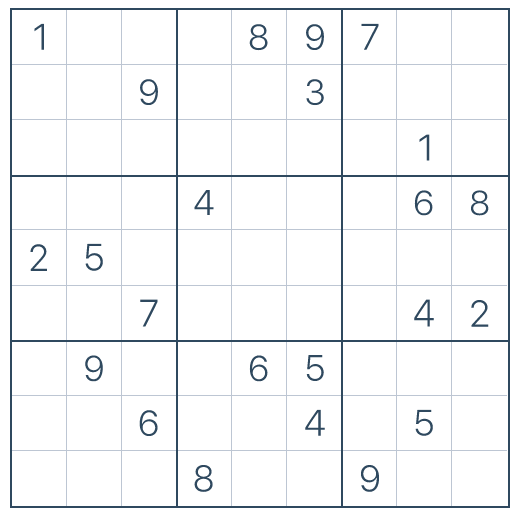
#> input picture Project/Sudoku/chuyengia.png, 518 x 515 px
$ jupyter execute --allow-errors cop.ipynb   (text cells are left out)
#> lines starting #> are read from the running program, lines starting #| are printed output that depends on the picture; after the words box and inside, x2 and y2 are one past the last pixel; in counts of white or black regions, pixels touching at a corner belong together
[cell 1]
import cv2
import numpy as np
import matplotlib.pyplot as plt

[cell 2]
img = cv2.imread('chuyengia.png')
#> img is the input picture: shape (515, 518, 3); mean B, G, R 247.3, 246.1, 244.8

[cell 3]
gray = cv2.cvtColor(img, cv2.COLOR_BGR2GRAY)

[cell 4]
plt.imshow(gray,cmap='gray')

[cell 5]
gray.shape
#> Out = (515, 518)

[cell 6]
dst = cv2.GaussianBlur(gray,(1,1),cv2.BORDER_DEFAULT)

[cell 7]
plt.imshow(dst,cmap='gray')

[cell 8]
ret,thresh_inv = cv2.threshold(gray, 180, 255,cv2.THRESH_BINARY_INV)
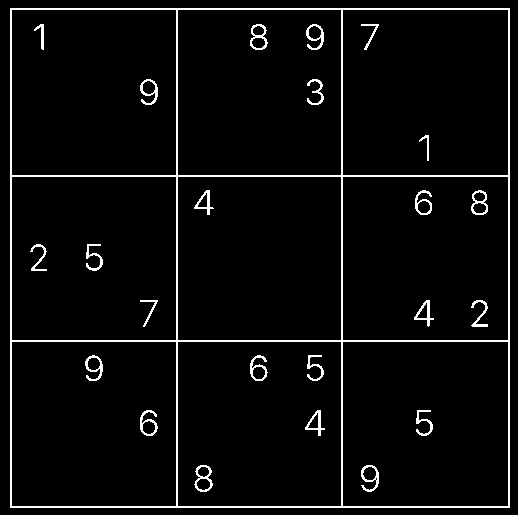
#> thresh_inv: shape (515, 518); 4.3% white in thin lines or dots
plt.imshow(thresh_inv,cmap='gray')

[cell 9]
minLineLength = 100
maxLineGap = 60
lines = cv2.HoughLinesP(thresh_inv,1,np.pi/180,100,minLineLength=100,maxLineGap=10)
#> lines = 16 rows, first 6: [10, 176, 509, 176], [341, 507, 341, 8], [10, 9, 509, 9], [508, 507, 508, 8], [10, 507, 10, 8], [11, 175, 509, 175]
for l in lines:
    x1,y1,x2,y2 = l[0]
    cv2.line(img,(x1,y1),(x2,y2),(0,255,0),2, cv2.LINE_AA)
#> this loop made 16 passes
#> (x1, y1, x2, y2) on passes 1 to 12: (10, 176, 509, 176), (341, 507, 341, 8), (10, 9, 509, 9), (508, 507, 508, 8), (10, 507, 10, 8), (11, 175, 509, 175), (11, 340, 509, 340), (509, 507, 509, 8), (177, 507, 177, 8), (11, 507, 11, 8), (176, 507, 176, 8), (342, 507, 342, 8)
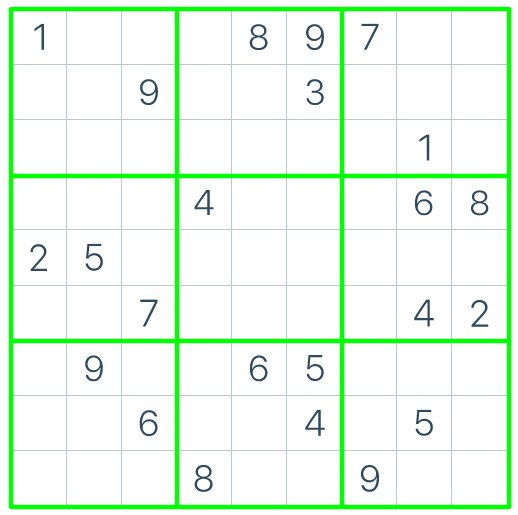
#> img: shape (515, 518, 3); 8.85% of pixels changed, all inside (x1, y1, x2, y2) = (8, 6, 512, 510)
cv2.imwrite('hough.jpg',img)
#> Out = True

[cell 10]
img_hough = cv2.imread('hough.jpg',0)
#> img_hough: shape (515, 518); min 60, max 255, mean 244.5
img_show = cv2.imread('hough.jpg')
plt.imshow(img_show, cmap='gray')

[cell 11]
contours,hierarchy = cv2.findContours(img_hough,cv2.RETR_TREE, cv2.CHAIN_APPROX_NONE)
#> contours = 1 contour; box (x1, y1, x2, y2) and area: (0, 0, 518, 515) 265738

[cell 12]
# find the biggest area
cnt = contours[0]
#> cnt = contour of 2062 points, box (x1, y1, x2, y2) (0, 0, 518, 515), area 265738
max_area = cv2.contourArea(cnt)
#> max_area = 265738

for cont in contours:
    if cv2.contourArea(cont) > max_area:
        cnt = cont
        max_area = cv2.contourArea(cont)
#> this loop made 1 pass
#> after the loop, max_area = 265738

[cell 13]
max_area
#> Out = 265738

[cell 14]
epsilon = 0.01*cv2.arcLength(cnt,True)
#> epsilon = 20.62
poly_approx = cv2.approxPolyDP(cnt, epsilon, True)
#> poly_approx = [[0, 0], [0, 514], [517, 514], [517, 0]]

[cell 15]
poly_approx
#> Out = [[0, 0], [0, 514], [517, 514], [517, 0]]

[cell 16]
#function that takes in points
def order_points(pts):
    # initialzie a list of coordinates that will be ordered
    # such that the first entry in the list is the top-left,
    # the second entry is the top-right, the third is the
    # bottom-right, and the fourth is the bottom-left
    rect = np.zeros((4, 2), dtype = "float32")

    # the top-left point will have the smallest sum, whereas
    # the bottom-right point will have the largest sum
    s = pts.sum(axis = 1)
#> s = [[0, 0], [0, 514], [517, 514], [517, 0]]
    rect[0] = pts[0]
    rect[2] = pts[2]

    # now, compute the difference between the points, the
    # top-right point will have the smallest difference,
    # whereas the bottom-left will have the largest difference
    diff = np.diff(pts, axis = 1)
#> diff = empty array
    rect[3] = pts[3]
    rect[1] = pts[1]

    # return the ordered coordinates
    return rect

[cell 17]
def four_point_transform(image, pts):
    # obtain a consistent order of the points and unpack them
    # individually
    rect = order_points(pts)
#> rect = [[0, 0], [0, 514], [517, 514], [517, 0]]
    (tl, tr, br, bl) = rect
#> tl = [0, 0]; tr = [0, 514]; br = [517, 514]; bl = [517, 0]

    # compute the width of the new image, which will be the
    # maximum distance between bottom-right and bottom-left
    # x-coordiates or the top-right and top-left x-coordinates
    widthA = np.sqrt(((br[0] - bl[0]) ** 2) + ((br[1] - bl[1]) ** 2))
#> widthA = 514
    widthB = np.sqrt(((tr[0] - tl[0]) ** 2) + ((tr[1] - tl[1]) ** 2))
#> widthB = 514
    maxWidth = max(int(widthA), int(widthB))
#> maxWidth = 514

    # compute the height of the new image, which will be the
    # maximum distance between the top-right and bottom-right
    # y-coordinates or the top-left and bottom-left y-coordinates
    heightA = np.sqrt(((tr[0] - br[0]) ** 2) + ((tr[1] - br[1]) ** 2))
#> heightA = 517
    heightB = np.sqrt(((tl[0] - bl[0]) ** 2) + ((tl[1] - bl[1]) ** 2))
#> heightB = 517
    maxHeight = max(int(heightA), int(heightB))
#> maxHeight = 517

    # now that we have the dimensions of the new image, construct
    # the set of destination points to obtain a "birds eye view",
    # (i.e. top-down view) of the image, again specifying points
    # in the top-left, top-right, bottom-right, and bottom-left
    # order
    dst = np.array([
        [0, 0],
        [0, maxHeight - 1],
        [maxWidth - 1, maxHeight - 1],
        [maxWidth - 1, 0]], dtype = "float32")
#> dst = [[0, 0], [0, 516], [513, 516], [513, 0]]

    # compute the perspective transform matrix and then apply it
    M = cv2.getPerspectiveTransform(rect, dst)
#> M = [[0.992, 0, 0], [0, 1, 0], [0, 0, 1]]
    warped = cv2.warpPerspective(image, M, (maxWidth, maxHeight))

    # return the warped image
    return warped

[cell 18]
img_PT = four_point_transform(thresh_inv,poly_approx)

[cell 19]
img_PT.shape
#> Out = (517, 514)

[cell 20]
plt.imshow(img_PT, cmap='gray')

[cell 21]
cv2.imwrite('img_PT.jpg',img)
#> Out = True

[cell 22]
import seaborn as sns
import keras

from sklearn.model_selection import train_test_split
from sklearn.metrics import confusion_matrix

from tensorflow.keras import backend as K
from tensorflow.keras.models import Sequential
from tensorflow.keras.layers import Conv2D, Lambda, MaxPooling2D # convolution layers
from tensorflow.keras.layers import Dense, Dropout, Flatten # core layers

from keras.layers.normalization import BatchNormalization

from tensorflow.keras.preprocessing.image import ImageDataGenerator

from keras.utils.np_utils import to_categorical

from keras.datasets import mnist

[cell 23]
# (X_train,y_train),(X_test,y_test)=mnist.load_data()
# plt.imshow(X_train[0], cmap=plt.get_cmap('gray'))
# plt.show()

[cell 24]
# X_train = X_train.reshape(60000, 28, 28, 1)
# X_test = X_test.reshape(10000, 28, 28, 1)

[cell 25]
# X_train=X_train/255
# X_test = X_test / 255

[cell 26]
# [4 lines of commented-out code are left out]

[cell 27]
# [14 lines of commented-out code are left out]

[cell 28]
# model.compile(optimizer='adam', loss='categorical_crossentropy', metrics=['accuracy'])

[cell 29]
# model.fit(X_train, y_train, validation_data=(X_test, y_test), epochs=5)

[cell 30]
# model.save('keras_digit_model.h5')

[cell 31]
test_image = cv2.imread('7.jpg',0) #reading in grayscale
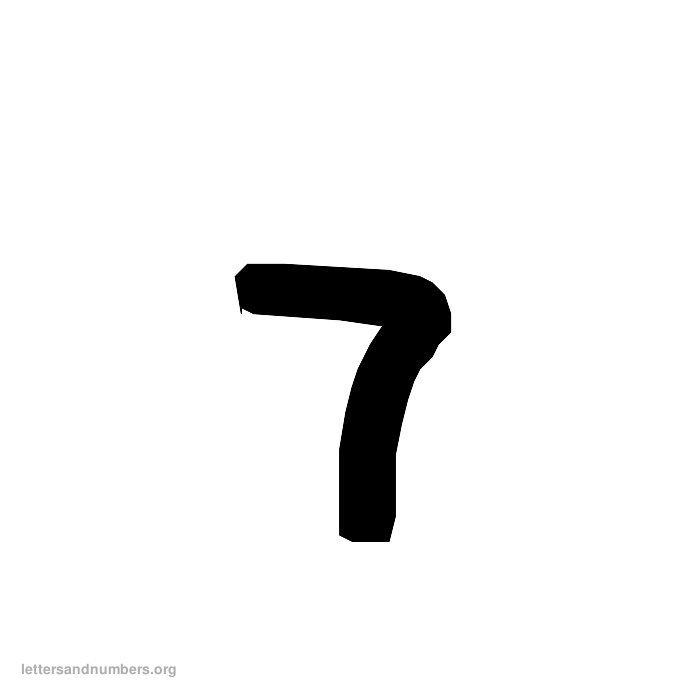
#> input picture Project/Sudoku/7.jpg, 700 x 700 px
#> test_image is the input picture: shape (700, 700); min 0, max 255, mean 242.5
plt.imshow(test_image,cmap='gray')
test_image.shape
#> Out = (700, 700)

[cell 32]
from tensorflow.keras.models import load_model
#> (the rest of this cell did not finish here and is left out)

[cell 33]
import numpy as np
import tensorflow as tf
from keras.preprocessing import image

ret, thresh = cv2.threshold(test_image.copy(), 75, 255, cv2.THRESH_BINARY_INV)
#> thresh: shape (700, 700); 4.8% white; 1 white region, box (x1, y1, x2, y2) and area: (235, 264, 451, 542) 23613
resized_digit = cv2.resize(thresh, (28,28))
#> resized_digit: shape (28, 28); 4.6% white in thin lines or dots, all inside (x1, y1, x2, y2) = (9, 11, 18, 22)
resized_digit = resized_digit.reshape(1,28,28,1)
#> (the rest of this cell did not finish here and is left out)

[cell 34]
def prediction(test_image):

    classes = new_model.predict_classes(test_image)

    if classes == [[0]]:
        return 0
    elif classes == [[1]]:
        return 1
    elif classes == [[2]]:
        return 2
    elif classes == [[3]]:
        return 3
    elif classes == [[4]]:
        return 4
    elif classes == [[5]]:
        return 5
    elif classes == [[6]]:
        return 6
    elif classes == [[7]]:
        return 7
    elif classes == [[8]]:
        return 8
    elif classes == [[9]]:
        return 9

#> (a cell that did not finish here is left out)

[cell 36]
import tensorflow as tf
from PIL import Image

[cell 37]
#creating a function to get the different position of cells
def getCellPositions(img_PT):
    #resizing the images to take the shape of the NN model
    img_PT = cv2.resize(img,(252,252))
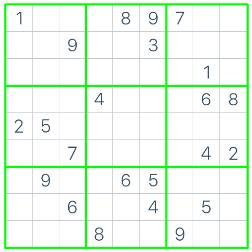
#> img_PT: shape (252, 252, 3); mean B, G, R 235, 251.1, 233.8
    #computing position of each cell and storing in an array of arrays
    cell_positions = []

    width = img_PT.shape[1]
#> width = 252
    height = img_PT.shape[0]
#> height = 252

    cell_width = width//9
#> cell_width = 28
    cell_height = height//9
#> cell_height = 28

    x1,x2,y1,y2 = 0,0,0,0

    for i in range(9):
        y2 = y1 + cell_height
        x1 = 0
        for j in range(9):
            x2 = x1 + cell_width
            current_cell = [x1,x2,y1,y2]
            cell_positions.append(current_cell)
            x1 = x2
        y1 = y2
    return cell_positions

[cell 38]
#using the trained model to predict the digits in each cell, if cell is empty fix with 0
def predictDigit(cell,img):
    pos = []
    img = cv2.resize(img,(252,252))
    img = img[cell[2]+2:cell[3]-3,cell[0]+2:cell[1]-3]
    contours,hierarchy = cv2.findContours(img.copy(), cv2.RETR_TREE, cv2.CHAIN_APPROX_SIMPLE)
    if len(contours) != 0:

        for c in contours:
            x,y,w,h = cv2.boundingRect(c)
            # if the contour is sufficiently large, it must be a digit
            if (w < 15 and x > 2) and (h < 25 and y > 2):#multiplied each number by 9 due to the resized image
                #pos = (x,y,x+w,y+h)
                pos.append((x,y,x+w,y+h))
                break
    if pos == []:
        result = 0
    if pos:
        img1 = img[(pos[0][1]):(pos[0][3]),(pos[0][0]):(pos[0][2])]
        #img1 = img[4:25,5:23]
        #22-3-2020
        img1 = cv2.resize(img,(28,28))
        img1 = img1.reshape(1,28,28,1)
        img1 = tf.cast(img1, tf.float32) #for linux (tf2.0)

        result = prediction(img1)

    return result

[cell 39]
def extractSudokuDigits(img_PT):
    #we start looking at the middle of the cell as this is where the sudoku digit should be at
    cell_digits,num = [],0
    cells = getCellPositions(img_PT)
#> cells = 81 items, first 6: [0, 28, 0, 28], [28, 56, 0, 28], [56, 84, 0, 28], [84, 112, 0, 28], [112, 140, 0, 28], [140, 168, 0, 28]
    for cell in range(len(cells)):
        num = predictDigit(cells[cell],img_PT)
        cell_digits.append(num)
#> after the loop, cell_digits = []
    n = 9
    cell_digits = [cell_digits[i:i+n] for i in range(0, len(cell_digits), n)]
    return cell_digits

#> (a cell that did not finish here is left out)

[cell 41]
# [13 lines left out: function print_board, not called in this run]

#displaying our sudoku board in its array format (digit 0 represents empty cells)
#> (the rest of this cell did not finish here and is left out)

[cell 42]
#helper function to get the empty cells
# [6 lines left out: function find_empty, not called in this run]

[cell 43]
#helper function to validate placement of new digits in empty cells
# [21 lines left out: function valid, not called in this run]

[cell 44]
# [17 lines left out: function solve, not called in this run]

#> (a cell that did not finish here is left out)

[cell 46]
#looking for the empty cells and returning
# [18 lines left out: function detectEmptyCell, not called in this run]

[cell 47]
#placing the valid digits for the puzzle in the empty cells and visualizing
def placeSudokuDigits(img_PT):
    #we start looking at the middle of the cell as this is where the sudoku digit should be at
    img_PT = cv2.resize(img_PT,(252,252)) #had to reshape the image size to fit the model shape
    img_color = cv2.resize(img,(252,252))
    cells = getCellPositions(img_PT)
    n = 9
    cr = [cells[i:i+n] for i in range(0, len(cells), n)] #cr meaning cells reshaped
#> cr = 9 items
    digits = extractSudokuDigits(img_PT)
#> the loop in extractSudokuDigits, `for cell in range(len(cells)):` made 1 pass
    solve(digits)
    for i in range(len(cr)):
        for j in range(len(cr[i])):
            pos = detectEmptyCell(cr[i][j],img_PT)
            digit_text = digits[i][j]
            if pos == []:
                cv2.putText(img_color, str(digit_text), ((cr[i][j][0]+8),(cr[i][j][2]+19)),cv2.FONT_HERSHEY_SIMPLEX,0.7, (0, 0, 255), 2, cv2.LINE_AA)
            else:
                continue
    plt.imshow(img_color,cmap='gray')

[cell 48]
placeSudokuDigits(img_PT)
#> (the call stopped at in predictDigit, `img1 = tf.cast(img1, tf.float32)`: tensorflow is not available in this run)

[cell 49]
# [17 lines left out: function placeSudokuDigitsLive, not called in this run]

[cell 50]
# PUTTING THIS ALL IN ONE CELL!

import cv2

# Connects to your computer's default camera
cap = cv2.VideoCapture(0)

# Automatically grab width and height from video feed
# (returns float which we need to convert to integer for later on!)
width = int(cap.get(cv2.CAP_PROP_FRAME_WIDTH))
#> width = 303
height = int(cap.get(cv2.CAP_PROP_FRAME_HEIGHT))
#> height = 540
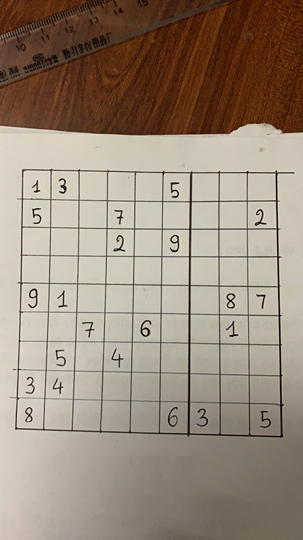
#> input picture Project/Sudoku/cam.png, 303 x 540 px, given in place of the camera
#> further down, frame is the input picture: shape (540, 303, 3); mean B, G, R 123.4, 138.7, 154.5
#> `gray = cv2.cvtColor(frame,cv2.COLOR_BGR2GRAY)`:
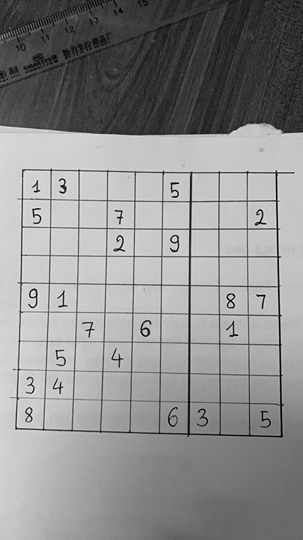
#> gray: shape (540, 303); min 0, max 241, mean 141.7
#> `contours,hierarchy = cv2.findContours(gray,cv2.RETR_TREE, cv2.CHAIN_AP..`: contours = 6 contours, 5 with area under 20; largest, box (x1, y1, x2, y2) and area: (0, 0, 303, 540) 162778
#> `cnt = contours[0]`: cnt = contour of 1682 points, box (x1, y1, x2, y2) (0, 0, 303, 540), area 162778
#> `max_area = cv2.contourArea(cnt)`: max_area = 162778
#> the loop `for cont in contours:` made 6 passes
#> cont on passes 2 to 6: [[141, 334], [142, 333], [143, 334], [142, 335]], [[232, 303], [233, 302], [234, 303], [233, 304]], [[227, 299], [228, 298], [229, 299], [228, 300]], [[256, 295], [257, 294], [258, 295], [257, 296]], [[119, 9], [120, 8], [121, 9], [120, 10]]
#> `epsilon = 0.01*cv2.arcLength(cnt,True)`: epsilon = 16.82
#> `poly_approx = cv2.approxPolyDP(cnt, epsilon, True)`: poly_approx = [[0, 0], [0, 539], [302, 539], [302, 0]]

#to run some lines once
flag = True

#> (the rest of this cell did not finish here and is left out)

#> in four_point_transform (call 2), `(tl, tr, br, bl) = rect`: tr = [0, 539]; br = [302, 539]; bl = [302, 0]
#> in four_point_transform (call 2), `widthA = np.sqrt(((br[0] - bl[0]) ** 2) + ((br[1] - bl[1]) ** 2))`: widthA = 539
#> in four_point_transform (call 2), `heightA = np.sqrt(((tr[0] - br[0]) ** 2) + ((tr[1] - br[1]) ** 2))`: heightA = 302
#> in four_point_transform (call 2), `dst = np.array([ [0, 0], [0, maxHeight - 1], [maxWidth - 1, maxHeight ..`: dst = [[0, 0], [0, 301], [538, 301], [538, 0]]
#> in four_point_transform (call 2), `M = cv2.getPerspectiveTransform(rect, dst)`: M = [[1.78, 0, 0], [0, 0.558, 0], [0, 0, 1]]
#> in four_point_transform (call 2), `warped = cv2.warpPerspective(image, M, (maxWidth, maxHeight))`:
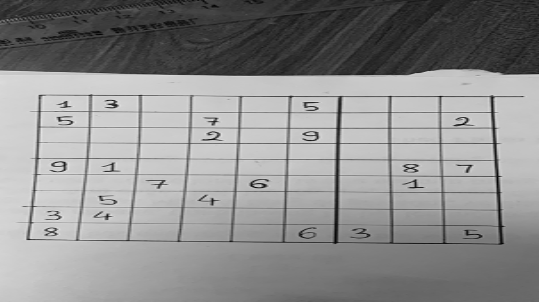
#> warped: shape (302, 539); min 2, max 228, mean 141.4
#> `ret,thresh_inv = cv2.threshold(dst, 180, 255,cv2.THRESH_BINARY_INV)`:
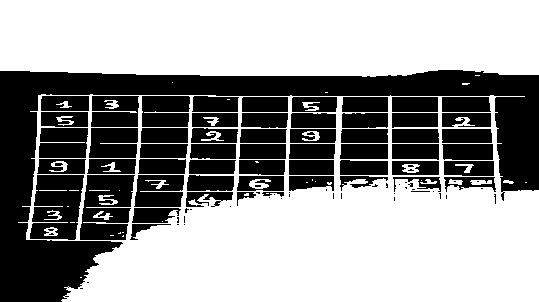
#> thresh_inv: shape (302, 539); 59.2% white; 98 black regions (41 under 20 px), largest, box (x1, y1, x2, y2) and area: (0, 70, 539, 302) 25672, (80, 175, 135, 240) 2727, (30, 175, 84, 240) 2661
#> `lines = cv2.HoughLinesP(thresh_inv,1,np.pi/180,100,minLineLength=100,m..`: lines = 238 rows, first 6: [0, 6, 538, 72], [0, 0, 538, 47], [0, 9, 534, 74], [66, 301, 511, 191], [0, 3, 538, 69], [80, 0, 538, 40]
#> the loop `for l in lines:` made 238 passes
#> after the loop `for l in lines:`:
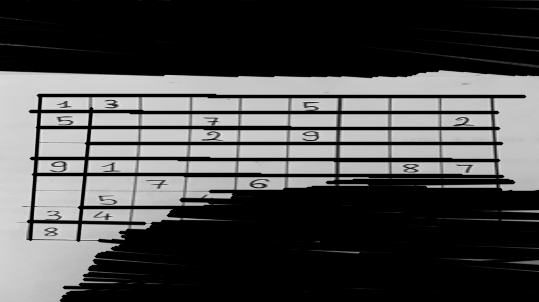
#> board_segment: shape (302, 539); min 0, max 228, mean 75.1

    #Applying Gaussian Blurring to the image
    dst = cv2.GaussianBlur(board_segment,(1,1),cv2.BORDER_DEFAULT)

    #Applying Inverse Binary Threshold to the image
    ret,thresh_inv = cv2.threshold(dst, 180, 255,cv2.THRESH_BINARY_INV)

    #Applying Probabilistic Hough Transform on the Binary Image
    minLineLength = 100
    maxLineGap = 60
    lines = cv2.HoughLinesP(thresh_inv,1,np.pi/180,100,minLineLength=100,maxLineGap=10)
    for l in lines:
        x1,y1,x2,y2 = l[0]
        cv2.line(board_segment,(x1,y1),(x2,y2),(0,255,0),2, cv2.LINE_AA)

    if flag:
        #using neural network model to detect the digits in the image
        #new_model = load_model('keras_digit_model.h5')
        a = extractSudokuDigits(thresh_inv)
#> the loop in extractSudokuDigits, `for cell in range(len(cells)):` made 19 passes
#> pass 1, in predictDigit (call 3), `img = cv2.resize(img,(252,252))`:
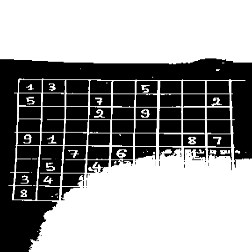
#> img: shape (252, 252); min 0, max 255, mean 151.1
#> after the loop in extractSudokuDigits, `for cell in range(len(cells)):`: cell_digits = [0, 0, 0, 0, 0, 0, 0, 0, 0, 0, 0, 0, 0, 0, 0, 0, 0, 0]

        #solving with backtracking
        solve(a)

        #putting back the solved digits on spaces that are empty
        placeSudokuDigitsLive(thresh_inv) #this function won't have the plt.imshow() and also,
                                    #the colored image would be img

        flag = False

    #overlaying the board segment of the image on the frame
    x_offset, y_offset = (poly_approx[0][0].tolist()[0]),(poly_approx[0][0].tolist()[1])
    x_end, y_end = (x_offset+board_segment.shape[1]), (y_offset+board_segment.shape[0])
    frame[y_offset:y_end,x_offset:x_end] = board_segment

    # Display the resulting frame
    cv2.imshow('frame',frame)

    # This command let's us quit with the "q" button on a keyboard.
    # Simply pressing X on the window won't work!
    if cv2.waitKey(1) & 0xFF == ord('q'):
        break

# When everything done, release the capture and destroy the windows
cap.release()
cv2.destroyAllWindows()
